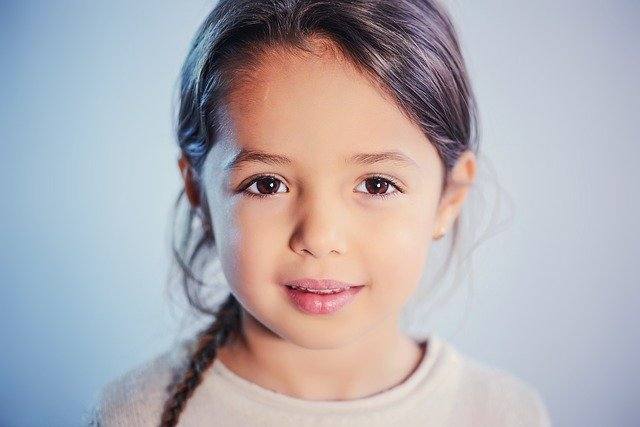
#> input picture Python/girl.jpg, 640 x 427 px
$ python 18_crop_image.py
#> lines starting #> are read from the running program, lines starting #| are printed output that depends on the picture
import cv2
face_cascade = cv2.CascadeClassifier(cv2.data.haarcascades + 'haarcascade_frontalface_default.xml')
img = cv2.imread('./girl.jpg')
#> img is the input picture: shape (427, 640, 3); mean B, G, R 178.1, 172.3, 176.4
gray = cv2.cvtColor(img, cv2.COLOR_BGR2GRAY)
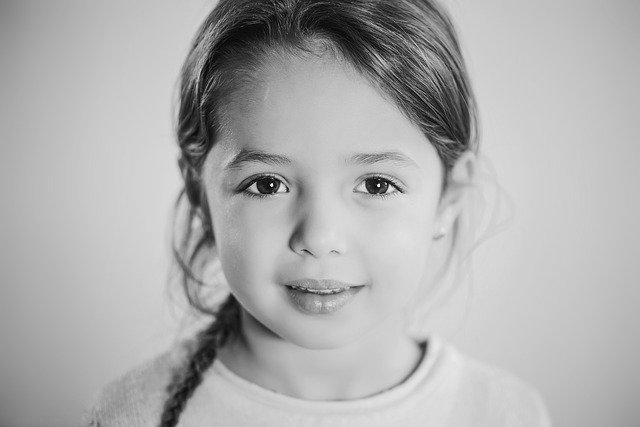
#> gray: shape (427, 640); min 0, max 253, mean 174.3
faces = face_cascade.detectMultiScale(gray, 1.3, 5)
#> faces = [[173, 68, 295, 295]]
for (x, y, w, h) in faces:
    cv2.rectangle(img, (x, y), (x + w, y + h), (0, 0, 255), 2)
    crop_img = img[y:y + h, x:x + w]
#> (the run stopped early here; a loop or call above may not have finished)
